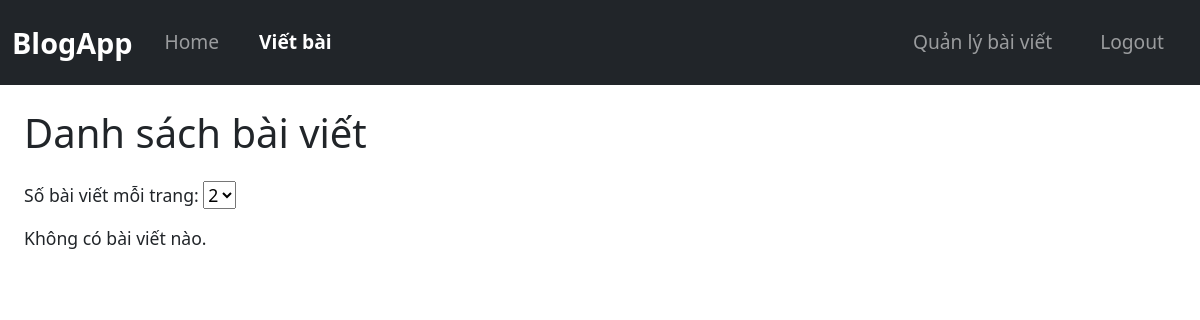
/posts-management (signed in), run on an earlier commit of the app's database.
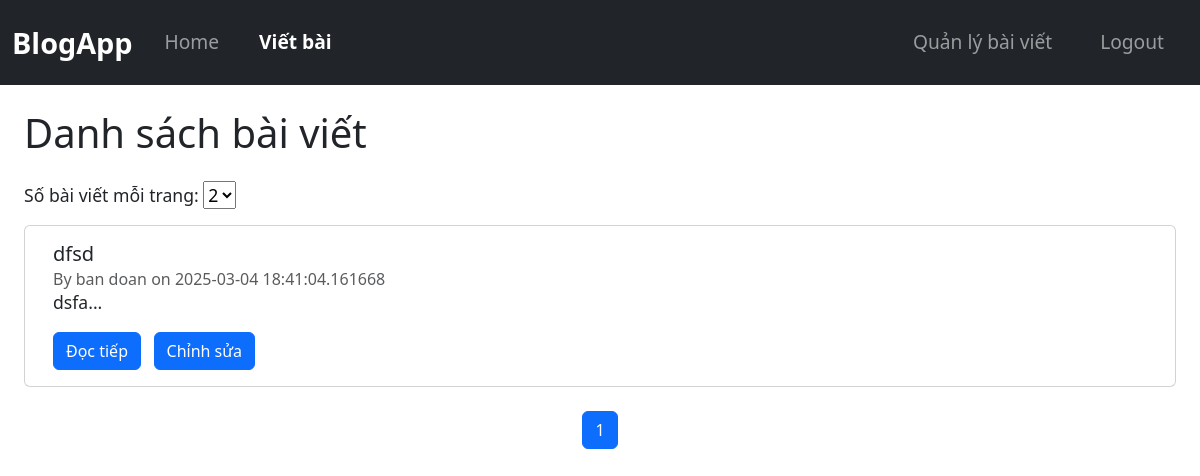
And on a later commit of the database.
### tables this page shows
CREATE TABLE posts (
            id INTEGER PRIMARY KEY AUTOINCREMENT,
            title TEXT NOT NULL,
            content TEXT NOT NULL,
            username TEXT,
            date_posted TIMESTAMP DEFAULT CURRENT_TIMESTAMP
        );

### app/routes_post.py (the view, shortened to what this page needs)
@post_bp.route("/posts-management",methods = ["POST","GET"])
@login_required
def posts_management():
    page = request.args.get("page", 1, type=int)
    per_page = request.args.get("per_page", 2, type=int)
    db = get_db()
    total_posts = db.execute("SELECT COUNT(*) FROM posts where username = ?",(current_user.username,)).fetchone()[0]
    total_pages = (total_posts + per_page - 1) // per_page
    posts = db.execute(
        "SELECT * FROM posts WHERE username = ? ORDER BY date_posted DESC LIMIT ? OFFSET ?",
        (current_user.username,per_page, (page - 1) * per_page)
    ).fetchall()
    posts_del_id = request.args.getlist("delete_post")
    return render_template("posts_management.html",per_page = per_page,posts = posts,page = page,total_pages = total_pages,current_user = current_user)

### app/__init__.py (called while the page is built)
def create_app():
    app = Flask(__name__)
    app.config["SECRET_KEY"] = "dev"
    app.teardown_appcontext(close_db)
    login_manager = LoginManager()
    login_manager.init_app(app)
    @login_manager.user_loader
    def load_user(user_id):
        user =  get_user_by_id(user_id)
        return User(user['id'],user['username'],user['email'],user['is_admin'],user['is_ban'])
    from app.routes_account import user_bp
    from app.routes_post import post_bp
    app.register_blueprint(post_bp)
    app.register_blueprint(user_bp)
    return app

### app/db.py (called while the page is built)
def get_db():
    if "db" not in g:
        g.db = sqlite3.connect(DATABASE)
        g.db.row_factory = sqlite3.Row  # Trả về dict thay vì tuple
    return g.db

def get_user_by_id(id):
    db = get_db()
    user = db.execute("SELECT * FROM users WHERE id = ?", (id,)).fetchone()
    return dict(user) if user != None else None

### app/templates/posts_management.html (shortened to what this page needs)
{% extends "base.html" %}
{% block content %}
    <div class="container">
        <h1 class="mb-4">Danh sách bài viết</h1>
        <form method="GET" action="{{ url_for('post_bp.posts_management') }}" class="mb-3">
            <label for="per_page">Số bài viết mỗi trang:</label>
            <select name="per_page" id="per_page" onchange="this.form.submit()">
                <option value="2" {% if per_page == 2 %}selected{% endif %}>2</option>
            </select>
        </form>
        <form method="GET" action="{{url_for('post_bp.posts_management')}}">
            {% for post in posts %}
                <div class="card mb-3">
                    <label>
                        <div class="card-body" style="display: flex;align-items: center;justify-content: space-between;gap: 10px;">
                            <div class="container">
                                <h5 class="card-title">{{ post.title }}</h5>
                                <h6 class="card-subtitle text-muted">
                                    By {{ post.username }} on {{ post.date_posted }}
                                </h6>
                                <p class="post-preview">
                                    {{ post.content|replace('\n', '<br>') | safe }}...
                                </p>
                                <a href="{{ url_for('post_bp.post_detail', post_id=post.id) }}" class="btn btn-primary">Đọc tiếp</a>
                                <a href="{{ url_for('post_bp.edit_post', post_id=post.id) }}" class="btn btn-primary ms-2">
                                     Chỉnh sửa
                                </a>
                            </div>
                        </div>
                    </label>
                </div>
            {% else %}
                <p>Không có bài viết nào.</p>
            {% endfor %}
        </form>
        <nav aria-label="Page navigation">
            <ul class="pagination justify-content-center mt-4">
                {% for p in range(1, total_pages + 1) %}
                    <li class="page-item {% if p == page %}active{% endif %}">
                        <a class="page-link" href="{{ url_for('post_bp.posts_management', page=p, per_page = per_page) }}">{{ p }}</a>
                    </li>
                {% endfor %}
            </ul>
        </nav>
    </div>
{% endblock %}

What changed in the data, as far as the page shows it:
added posts: title "dfsd", username "ban doan", date_posted "2025-03-04 18:41:04.161668", content "dsfa"
Also different on the page:
new list line: "1"
text no longer shown: "Không có bài viết nào."
